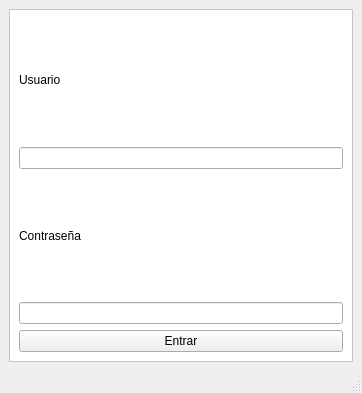
<?xml version="1.0" encoding="UTF-8"?>
<ui version="4.0">
 <class>MainWindow</class>
 <widget class="QMainWindow" name="MainWindow">
  <property name="geometry">
   <rect>
    <x>0</x>
    <y>0</y>
    <width>362</width>
    <height>393</height>
   </rect>
  </property>
  <property name="windowTitle">
   <string>Adidas Customer</string>
  </property>
  <property name="windowIcon">
   <iconset>
    <normaloff>../../../../../../../Downloads/Adidas_2022_logo.svg</normaloff>../../../../../../../Downloads/Adidas_2022_logo.svg</iconset>
  </property>
  <widget class="QWidget" name="centralwidget">
   <layout class="QHBoxLayout" name="horizontalLayout">
    <item>
     <widget class="QFrame" name="frame">
      <property name="styleSheet">
       <string notr="true">QFrame{
	background:white;
}</string>
      </property>
      <property name="frameShape">
       <enum>QFrame::StyledPanel</enum>
      </property>
      <property name="frameShadow">
       <enum>QFrame::Raised</enum>
      </property>
      <layout class="QGridLayout" name="gridLayout">
       <item row="0" column="0">
        <widget class="QLabel" name="labelUsuario">
         <property name="text">
          <string>Usuario</string>
         </property>
        </widget>
       </item>
       <item row="1" column="0">
        <widget class="QLineEdit" name="lineEditUsuario">
         <property name="maxLength">
          <number>100</number>
         </property>
        </widget>
       </item>
       <item row="2" column="0">
        <widget class="QLabel" name="labelContrasenia">
         <property name="text">
          <string>Contraseña</string>
         </property>
        </widget>
       </item>
       <item row="3" column="0">
        <widget class="QLineEdit" name="lineEditContresenia">
         <property name="maxLength">
          <number>50</number>
         </property>
         <property name="echoMode">
          <enum>QLineEdit::Password</enum>
         </property>
        </widget>
       </item>
       <item row="4" column="0">
        <widget class="QPushButton" name="pushButtonEntrar">
         <property name="text">
          <string>Entrar</string>
         </property>
        </widget>
       </item>
      </layout>
     </widget>
    </item>
   </layout>
  </widget>
  <widget class="QMenuBar" name="menubar">
   <property name="geometry">
    <rect>
     <x>0</x>
     <y>0</y>
     <width>362</width>
     <height>21</height>
    </rect>
   </property>
  </widget>
  <widget class="QStatusBar" name="statusbar"/>
 </widget>
 <resources/>
 <connections/>
</ui>
